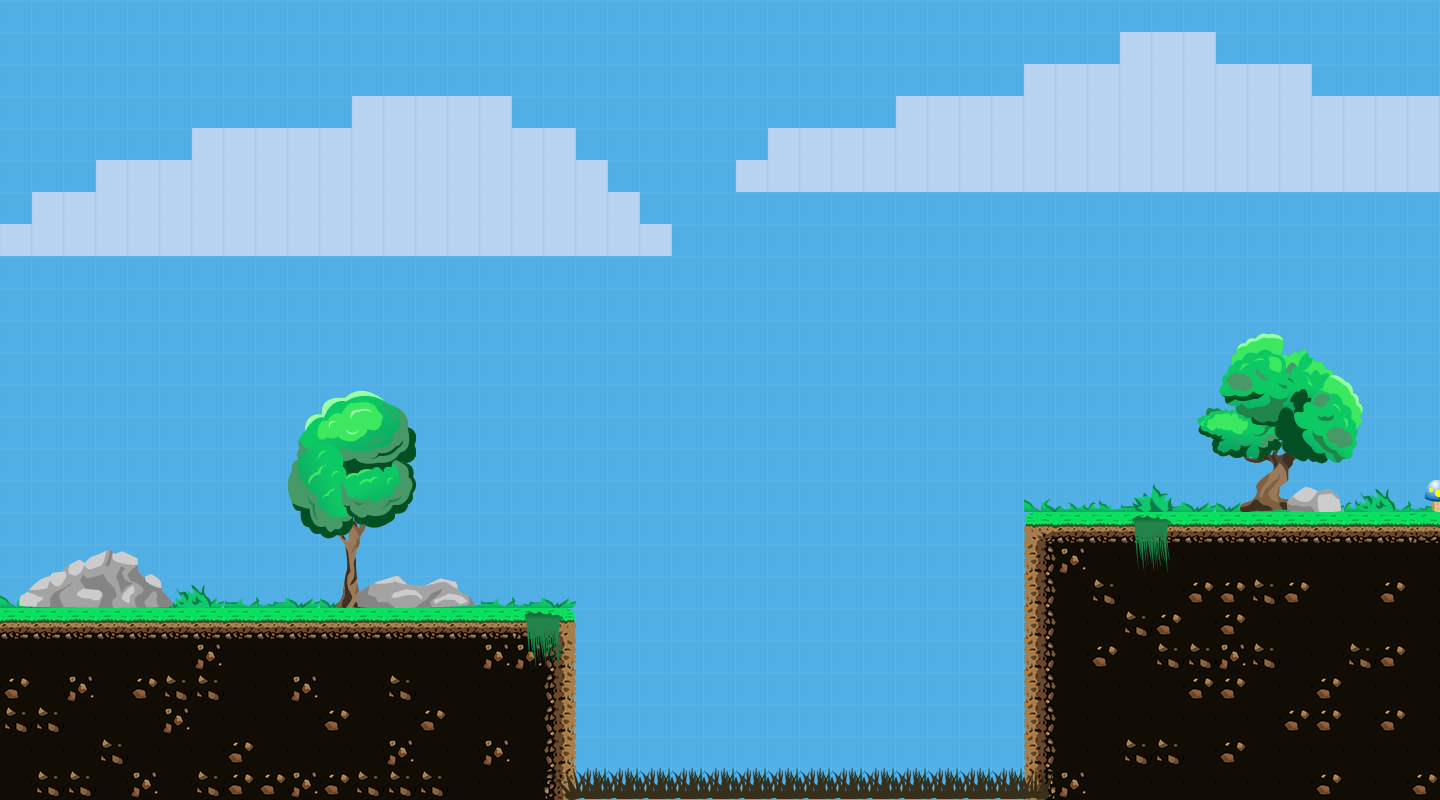

Tiled map render using the project's own tile images. Description and the map definition, with tile-layer contents summarised, below:
An orthogonal 45x25 tile map with 32x32 px tiles, 9 tile layers (небо, облака, земля, трава, ...) and 8 objects (end, start, death).

<map version="1.10" tiledversion="1.10.1" orientation="orthogonal" renderorder="right-down" width="45" height="25" tilewidth="32" tileheight="32" infinite="0" nextlayerid="11" nextobjectid="17">
 <tileset firstgid="1" name="tileset" tilewidth="32" tileheight="32" tilecount="728" columns="28">
  <image source="tileset.png" width="896" height="832" />
 </tileset>
 <layer id="1" name="небо" width="45" height="25">
  <data>[1125 cells, 1125 non-empty, 1 distinct tile ids]</data>
 </layer>
 <layer id="2" name="облака" width="45" height="25">
  <data>[1125 cells, 145 non-empty, 1 distinct tile ids]</data>
 </layer>
 <layer id="3" name="земля" width="45" height="25">
  <data>[1125 cells, 245 non-empty, 14 distinct tile ids]</data>
 </layer>
 <layer id="4" name="трава" width="45" height="25">
  <data>[1125 cells, 46 non-empty, 7 distinct tile ids]</data>
 </layer>
 <layer id="7" name="кусты" width="45" height="25">
  <data>[1125 cells, 23 non-empty, 6 distinct tile ids]</data>
 </layer>
 <layer id="5" name="трава2" width="45" height="25">
  <data>[1125 cells, 8 non-empty, 4 distinct tile ids]</data>
 </layer>
 <layer id="6" name="деревтя" width="45" height="25">
  <data>[1125 cells, 64 non-empty, 64 distinct tile ids]</data>
 </layer>
 <layer id="8" name="камни" width="45" height="25">
  <data>[1125 cells, 18 non-empty, 18 distinct tile ids]</data>
 </layer>
 <layer id="9" name="декор" width="45" height="25">
  <data>[1125 cells, 1 non-empty, 1 distinct tile ids]</data>
 </layer>
 <objectgroup id="10" name="collisions">
  <object id="1" x="2.92341" y="620.584" width="571.527" height="177.508" />
  <object id="3" x="1026.12" y="521.573" width="416.586" height="276.519" />
  <object id="5" name="end" x="1412.78" y="446.744" width="16.0788" height="65.7768" />
  <object id="6" name="start" x="29.6192" y="549.602" width="35.081" height="61.0448" />
  <object id="10" x="-22" y="1" width="25" height="617" />
  <object id="11" x="1435" y="0.5" width="70" height="519" />
  <object id="15" x="5.33333" y="-21.3333" width="1430.67" height="24" />
  <object id="16" name="death" x="575.5" y="768.334" width="452" height="61.3333" />
 </objectgroup>
</map>
